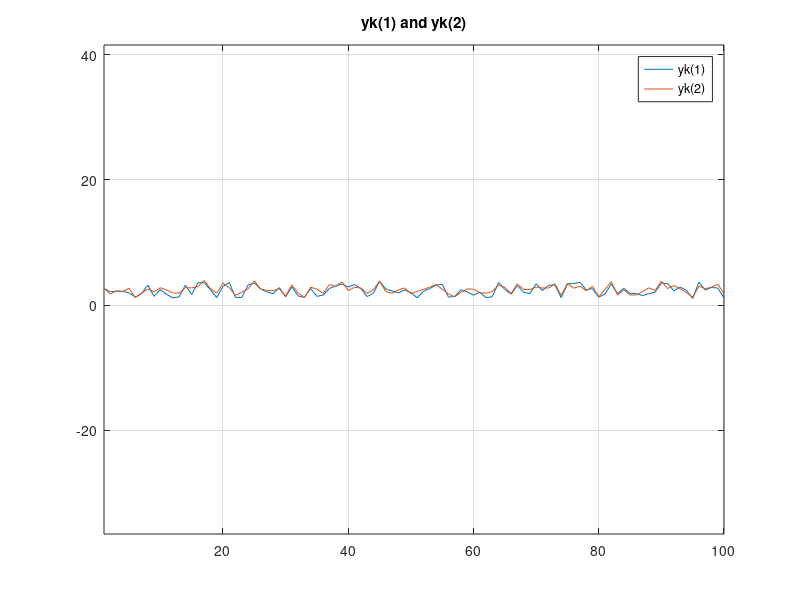
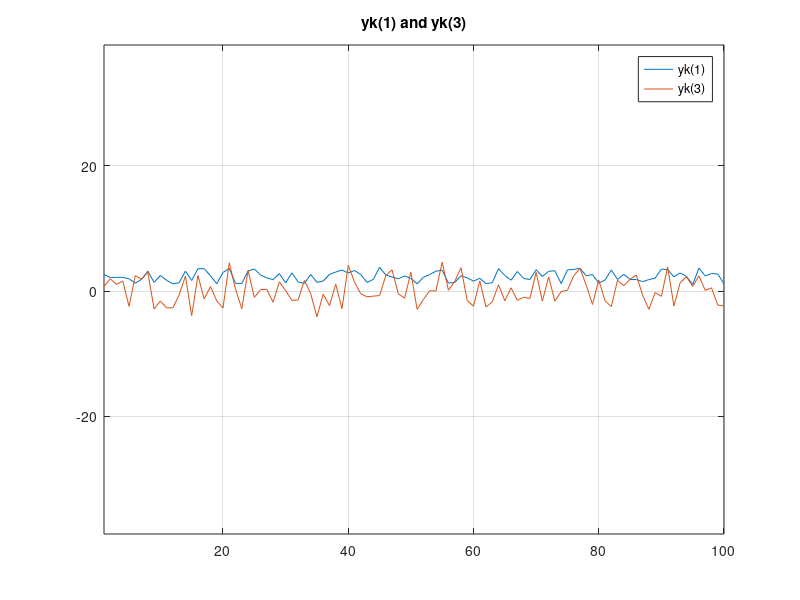
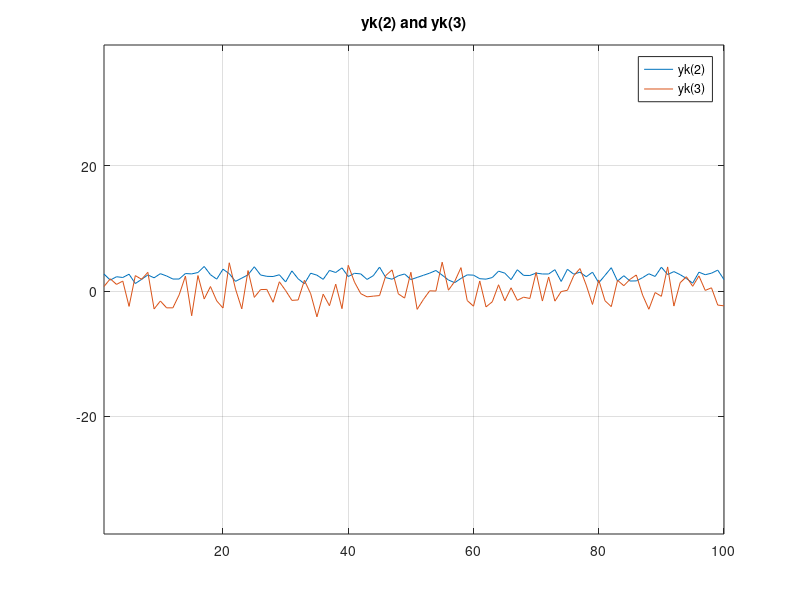

Write MATLAB code to recreate these figures, in order. (Note: this script raises an error after producing the figures.)
%% Stat Est HW6

% part a in writing


%% part b 
t = 0; 
deltaT = 0.2;
%PSD
W = 10; 

% Matrices
A = [0 1; -100 -10];
Gamma = [0; 1]; 
% maybe this istn actually B, but Gamma?

% F matrix is same as earlier in semester
F = expm(A*deltaT)

% find G 
A_hat = [A, Gamma; 0 0 0];

A_aug = expm(A_hat*deltaT); 

G = A_aug(1:2, 3);

% Van Loan method for solving for Q
Z_top = [-A Gamma*W*Gamma'];
Z_bot = [zeros(2), A'];

Z = [Z_top; Z_bot];

% matrix exp of Z
z_expm = expm(Z*deltaT);

% grab the top right of matrix
FinvQ = z_expm(1:2, 3:4); 

Ftrans = z_expm(3:4, 3:4); 

% solve for Q
Q = Ftrans' * FinvQ;

%% Part d 

3/.2


%% Textbook problem 
R = [1 0; 0 4]; 
H = [1; 1]; 

inv(H'*inv(R)*H) * H' * inv(R)




%% Problem 3

% initial state
x0 = [1;1;1]; 

R = [8 5.15 6.5; 5.15 5 -4.07; 6.5 -4.07 50];

H = eye(3);

% resulting simulated noisy data 

for k = 1:100
    % Cholesky decomp for 'matrix square root'
    Sv = chol(R, 'lower');
    
    % random sample draw
    q = rand(3,1);
    
    y(1:3, k) = H*x0 + Sv*q;    
end

fig = 1;
figure(fig)
plot(1:100, y(1, :)', 1:100, y(2, :)')
grid on 
axis equal
legend('yk(1)', 'yk(2)')
title('yk(1) and yk(2)')

fig = fig + 1; 

figure(fig)
plot(1:100, y(1, :)', 1:100, y(3, :)')
grid on 
axis equal
legend('yk(1)', 'yk(3)')
title('yk(1) and yk(3)')


fig = fig + 1; 

figure(fig)
plot(1:100, y(2, :)', 1:100, y(3, :)')
grid on
axis equal
legend('yk(2)', 'yk(3)')
title('yk(2) and yk(3)')


%% part b - compute sample covariance matrix 
var(y(1,:));
var(y(2,:));
var(y(3,:));
C = diag([var(y(1,:)), var(y(2,:)), var(y(3,:))]);

cov(y(1,:), y(2,:));
cov(y(2,:), y(3,:));
cov(y(1,:), y(3,:));


%% part - c

xhatLS = inv(H'*inv(R)*H) * H'*inv(R) * y(1:3,1)

% Do it with first 3 samples
H3 = [H; H; H];

R3 = blkdiag(R,R,R);

xhatLS3 = inv(H3'*inv(R3)*H3) * H3'*inv(R3) * [y(1:3,1); y(1:3,2); y(1:3,3)]

% Now with first 10 samples
H10 = [H; H; H; H; H; H; H; H; H; H];
R10 = blkdiag(R,R,R,R,R,R,R,R,R,R);

xhatLS10 = inv(H10'*inv(R10)*H10) * H10'*inv(R10) * [y(1:3,1); y(1:3,2); y(1:3,3); y(1:3,4); y(1:3,5); y(1:3,6); y(1:3,7); y(1:3,8); y(1:3,9); y(1:3, 10)]



%% Part - d

yK = importdata('hw6problem3data.csv'); 

Rd = blkdiag(R10, R10, R10);

Hd = [H10; H10; H10];

xhatLS = inv(Hd'*inv(Rd)*Hd) * Hd'*inv(Rd) * yK(:)

var(yK(1,:))
var(yK(2,:))
var(yK(3,:))

cov(yK(1,:), yK(2,:))
cov(yK(2,:), yK(3,:))
cov(yK(1,:), yK(3,:))

%% Part - e
xhatUWLS = inv(Hd'*Hd) * Hd' * yK(:)


%% part - f

% inital estimate
xhat_old = [0; 0; 0];

% intial error covariance
P_old = diag([100 100 100]);

% measurement something matrix
H = eye(3);

% recursive LLS
for i = 1:30
    
    Kk = P_old*H' * inv(H*P_old*H + R);
    
    xhat(:, i) = xhat_old + Kk*(yK(:,i) - H*xhat_old);
    
    P = (eye(3) - Kk*H) * P_old * (eye(3) - Kk*H)' + Kk*R*Kk';
    
    % save the diag of the P matrix for covariance stuff 
    errCov(1:3,i) = [P(1); P(5); P(end)];
    
    P_old = P; 
    
end


fig = 1;

% Plot xhat(1,:) with twoSigma1
figure(fig)
twoSigma1 = 2 * sqrt(errCov(1,:));
plot(1:30, xhat(1,:), 'LineWidth', 2); % Bold line for xhat(1,:)
hold on
plot(1:30, twoSigma1, 'r--', 'LineWidth', 1.5); % Dotted line for twoSigma1
plot(1:30, -twoSigma1, 'r--', 'LineWidth', 1.5); % Dotted line for -twoSigma1
hold off
grid on
fig = fig + 1;

% Plot xhat(2,:) with twoSigma2
figure(fig)
twoSigma2 = 2 * sqrt(errCov(2,:));
plot(1:30, xhat(2,:), 'LineWidth', 2); % Bold line for xhat(2,:)
hold on
plot(1:30, twoSigma2, 'r--', 'LineWidth', 1.5); % Dotted line for twoSigma2
plot(1:30, -twoSigma2, 'r--', 'LineWidth', 1.5); % Dotted line for -twoSigma2
hold off
grid on
fig = fig + 1;

% Plot xhat(3,:) with twoSigma3
figure(fig)
twoSigma3 = 2 * sqrt(errCov(3,:));
plot(1:30, xhat(3,:), 'LineWidth', 2); % Bold line for xhat(3,:)
hold on
plot(1:30, twoSigma3, 'r--', 'LineWidth', 1.5); % Dotted line for twoSigma3
plot(1:30, -twoSigma3, 'r--', 'LineWidth', 1.5); % Dotted line for -twoSigma3
hold off
grid on
fig = fig + 1;

% Plot all xhat lines together
figure(fig)
plot(xhat', 'LineWidth', 2); % Bold lines for each xhat
grid on